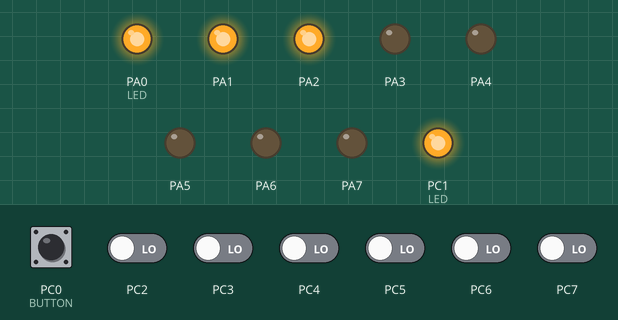
Simulated run of this program. Board: ATmega32, built with avr-gcc and emulated at 8 MHz. Parts: output pins drawn as LEDs (lit = HIGH). The test bench sets the inputs (shaded band); at power-on: PC0 (BUTTON), PC2–7 LOW.

Above: at 2.8 s.
2.9 s: PC0 (BUTTON) pulled HIGH for 1.2 s
At 3.6 s:
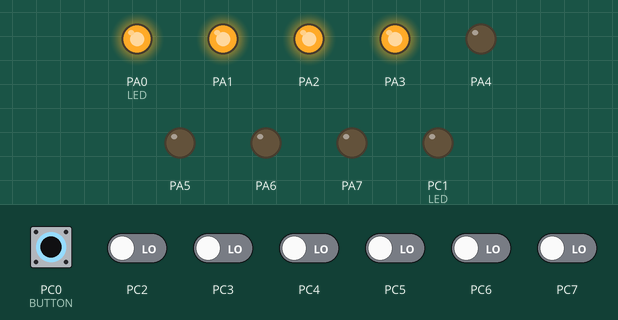
8.2 s: PC0 (BUTTON) pulled HIGH for 1.2 s
At 9.4 s:
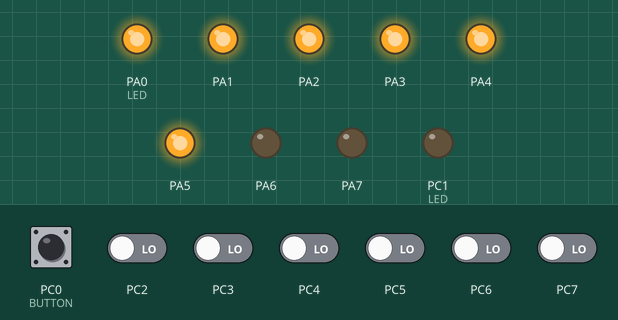
13.5 s: PC0 (BUTTON) pulled HIGH for 1.2 s
At 14.4 s:
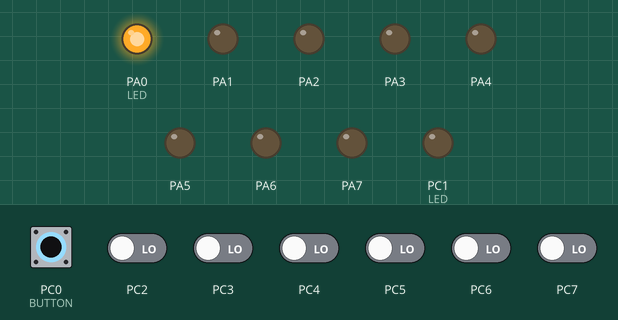
17.5 s: PC0 (BUTTON) pulled HIGH for 1.2 s
At 18.6 s:
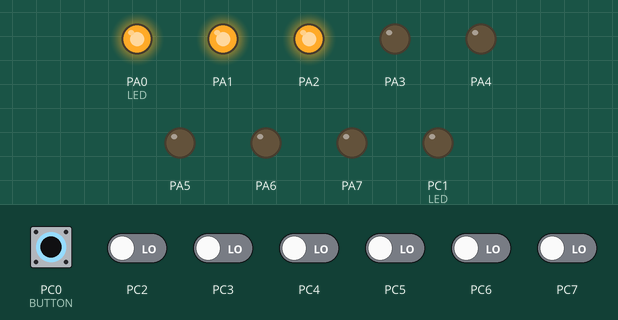
20.5 s: PC0 (BUTTON) driven HIGH and PC2 driven HIGH
At 22.8 s:
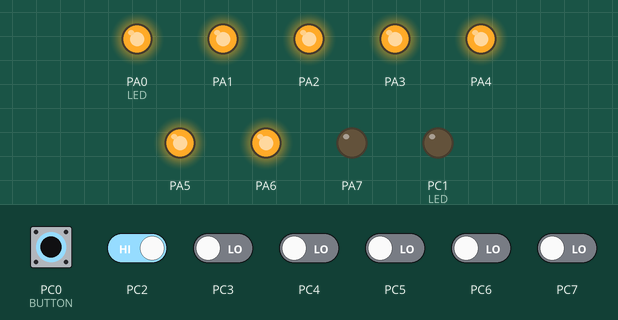
24.6 s: PC0 (BUTTON) driven LOW
At 25.8 s:
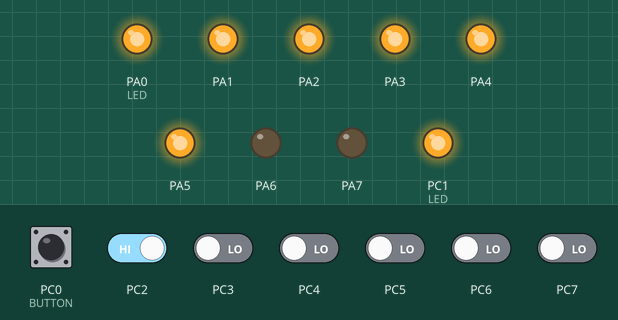
Timing chart, 0 to 29.7 s (numbered marks = the images above; inputs shaded):
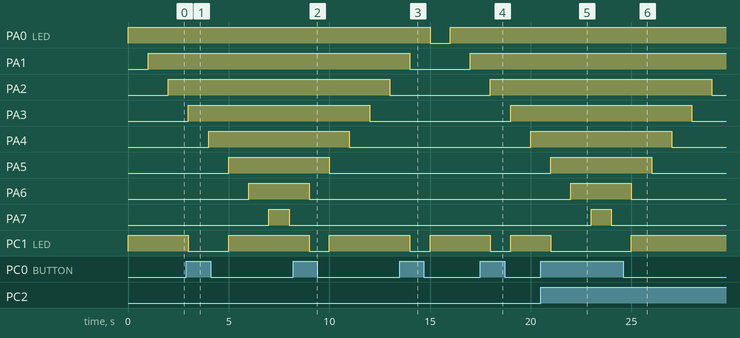

The program:

main.c
```c
/*
 * LedButton.c
 *
 * Created: 4/3/2021 2:38:56 PM
 * Author : remon
 */

#include <avr/io.h>
#define F_CPU 8000000ul
#include "DIO.h"
#include "LED.h"
#include "BUTTON.h"
#include <util/delay.h>
int main(void)
{
    /* Replace with your application code */
	for (int i=0;i<8;i++){
	LED_init('A',i);
	}
	BUTTON_init('C',0);
	LED_init('C',1);
	unsigned char flag;
    while (1)
    {
		for (int i=0;i<8;i++){
			flag=BUTTON_read('C',0);
			if(flag == 0){
				LED_on('C',1);
			}else{
				LED_off('C',1);
			}
			//while(flag!=1);
			LED_on('A',i);
			_delay_ms(1000);
		}
		for (int i=7;i>=0;i--){
			flag=BUTTON_read('C',0);
			if(flag == 0){
				LED_on('C',1);
			}else{
			LED_off('C',1);
		}
			//while(flag!=1);
			LED_off('A',i);
			_delay_ms(1000);
		}
    }
}
```

BUTTON.c
```c
/*
 * BUTTON.c
 *
 * Created: 4/3/2021 3:01:57 PM
 *  Author: remon
 */
#include "DIO.h"

void BUTTON_init(unsigned char port , unsigned char pin){
	DIO_set_bit_dir(port,pin,0);
}
unsigned char BUTTON_read(unsigned char port , unsigned char pin){
	unsigned char value;
	value=DIO_read_bit(port,pin);
	return value;
}
```

BUTTON.h
```c
/*
 * BUTTON.h
 *
 * Created: 4/3/2021 3:02:15 PM
 *  Author: remon
 */


#ifndef BUTTON_H_
#define BUTTON_H_
void BUTTON_init(unsigned char port , unsigned char pin);
unsigned char BUTTON_read(unsigned char port , unsigned char pin);


#endif /* BUTTON_H_ */
```

LED.c
```c
/*
 * LED.c
 *
 * Created: 4/3/2021 2:40:36 PM
 *  Author: remon
 */
#include "DIO.h"

void LED_init(unsigned char port , unsigned char pin){
	DIO_set_bit_dir(port,pin,1);
}
void LED_on(unsigned char port , unsigned char pin){
	DIO_write_bit(port,pin,1);
}
void LED_off(unsigned char port , unsigned char pin){
	DIO_write_bit(port,pin,0);
}
void LED_toggle(unsigned char port , unsigned char pin){
	DIO_toggle_bit(port,pin);
}
```

LED.h
```c
/*
 * LED.h
 *
 * Created: 4/3/2021 2:40:23 PM
 *  Author: remon
 */


#ifndef LED_H_
#define LED_H_

void LED_init(unsigned char port , unsigned char pin);
void LED_on(unsigned char port , unsigned char pin);
void LED_off(unsigned char port , unsigned char pin);
void LED_toggle(unsigned char port , unsigned char pin);


#endif /* LED_H_ */
```

macros.h
```c
#define REG_SIZE 8
#define SET_BIT(REG,BIT) (REG|=(1<<BIT))
#define CLR_BIT(REG,BIT) (REG&=~(1<<BIT))
#define TOG_BIT(REG,BIT) (REG^=(1<<BIT))
#define READ_BIT(REG,BIT) ((REG&(1u<<BIT))>>BIT)
#define ROL(REG,NUM) (REG=((REG<<NUM)|(REG>>REG_SIZE-NUM)))
#define ROR(REG,NUM) (REG=((REG>>NUM)|(REG<<REG_SIZE-NUM)))
```

DIO.c
```c
#include <avr/io.h>
#include "DIO.h"
#include "macros.h"

void DIO_set_bit_dir(unsigned char port,unsigned char bit , unsigned char dir){
	switch(port){
		case 'A':
			if (dir==1){
				SET_BIT(DDRA,bit);
			}
			else{
				CLR_BIT(DDRA,bit);
			}
			break;
		case 'B':
			if (dir==1){
				SET_BIT(DDRB,bit);
			}
			else{
				CLR_BIT(DDRB,bit);
			}
			break;
		case 'C':
			if (dir==1){
				SET_BIT(DDRC,bit);
			}
			else{
				CLR_BIT(DDRC,bit);
			}
			break;
		case 'D':
			if (dir==1){
				SET_BIT(DDRD,bit);
			}
			else{
				CLR_BIT(DDRD,bit);
			}
			break;
	}
}
unsigned char DIO_read_bit(unsigned char port,unsigned char bit){
	unsigned char value;
	switch(port){
		case 'A':
			value=READ_BIT(PINA,bit);
		break;
		case 'B':
			value=READ_BIT(PINB,bit);
		break;
		case 'C':
		value=READ_BIT(PINC,bit);
		break;
		case 'D':
		value=READ_BIT(PIND,bit);
		break;
	}
	return value;
}
void DIO_write_bit(unsigned char port,unsigned char bit , unsigned char value){
	switch(port){
		case 'A':
			if (value==1){
				SET_BIT(PORTA,bit);
			}
			else{
				CLR_BIT(PORTA,bit);
			}
		break;
		case 'B':
			if (value==1){
				SET_BIT(PORTB,bit);
			}
			else{
				CLR_BIT(PORTB,bit);
			}
		break;
		case 'C':
			if (value==1){
				SET_BIT(PORTC,bit);
			}
			else{
				CLR_BIT(PORTC,bit);
			}
		break;
		case 'D':
			if (value==1){
				SET_BIT(PORTD,bit);
			}
			else{
				CLR_BIT(PORTD,bit);
			}
		break;
	}
}
void DIO_toggle_bit(unsigned char port,unsigned char bit){
		switch(port){
			case 'A':
				TOG_BIT(PORTA,bit);
			break;
			case 'B':
				TOG_BIT(PORTB,bit);
			break;
			case 'C':
				TOG_BIT(PORTC,bit);
			break;
			case 'D':
				TOG_BIT(PORTD,bit);
			break;
	}
}
void DIO_set_port_dir(unsigned char port , unsigned char dir){
	switch(port){
		case 'A':
		if (dir==1){
			DDRA=0xff;
		}
		else{
			DDRA=0x00;
		}
		break;
		case 'B':
		if (dir==1){
			DDRB=0xff;
		}
		else{
			DDRB=0x00;
		}
		break;
		case 'C':
		if (dir==1){
			DDRC=0xff;
		}
		else{
			DDRC=0x00;
		}
		break;
		case 'D':
		if (dir==1){
			DDRD=0xff;
		}
		else{
			DDRD=0x00;
		}
		break;
	}
}
void DIO_write_port(unsigned char port, unsigned char value){
	switch(port){
		case 'A':
			PORTA=value;
		case 'B':
			PORTB=value;
		case 'C':
			PORTC=value;
		break;
		case 'D':
			PORTD=value;
		break;
	}
}
unsigned char DIO_read_port(unsigned char port){
		unsigned char value;
		switch(port){
			case 'A':
				value=PINA;;
			case 'B':
				value=PINB;
			case 'C':
				value=PINC;
			break;
			case 'D':
				value=PIND;
			break;
}
	return value;
}

void DIO_connect_pullup(unsigned char port,unsigned char bit,unsigned char connect){
	switch(port){
		case 'A':
		if (connect==1){
			SET_BIT(PORTA,bit);
		}
		else{
			CLR_BIT(PORTA,bit);
		}
		break;
		case 'B':
		if (connect==1){
			SET_BIT(PORTB,bit);
		}
		else{
			CLR_BIT(PORTB,bit);
		}
		break;
		case 'C':
		if (connect==1){
			SET_BIT(PORTC,bit);
		}
		else{
			CLR_BIT(PORTC,bit);
		}
		break;
		case 'D':
		if (connect==1){
			SET_BIT(PORTD,bit);
		}
		else{
			CLR_BIT(PORTD,bit);
		}
		break;
	}
}
```

DIO.h
```c
#ifndef DIO_H_
#define DIO_H_
void DIO_set_bit_dir(unsigned char port,unsigned char bit , unsigned char dir);
unsigned char DIO_read_bit(unsigned char port,unsigned char bit);
void DIO_write_bit(unsigned char port,unsigned char bit , unsigned char value);
void DIO_toggle_bit(unsigned char port,unsigned char bit);
void DIO_set_port_dir(unsigned char port , unsigned char dir);
void DIO_write_port(unsigned char port, unsigned char value);
unsigned char DIO_read_port(unsigned char port);
void DIO_connect_pullup(unsigned char port,unsigned char bit,unsigned char connect);

#endif
```

Measured:
- after the input at 2.9 s, PC1 (LED): HIGH → LOW after 0.10 s, → HIGH 2.0 s later
- after the input at 8.2 s, PC1 (LED): HIGH → LOW after 0.80 s, → HIGH 1.0 s later
- after the input at 13.5 s, PC1 (LED): HIGH → LOW after 0.50 s, → HIGH 1.0 s later
- after the input at 17.5 s, PC1 (LED): HIGH → LOW after 0.50 s, → HIGH 1.0 s later
- after the input at 20.5 s, PC1 (LED): HIGH → LOW after 0.50 s
- after the input at 24.6 s, PC1 (LED): LOW → HIGH after 0.40 s
